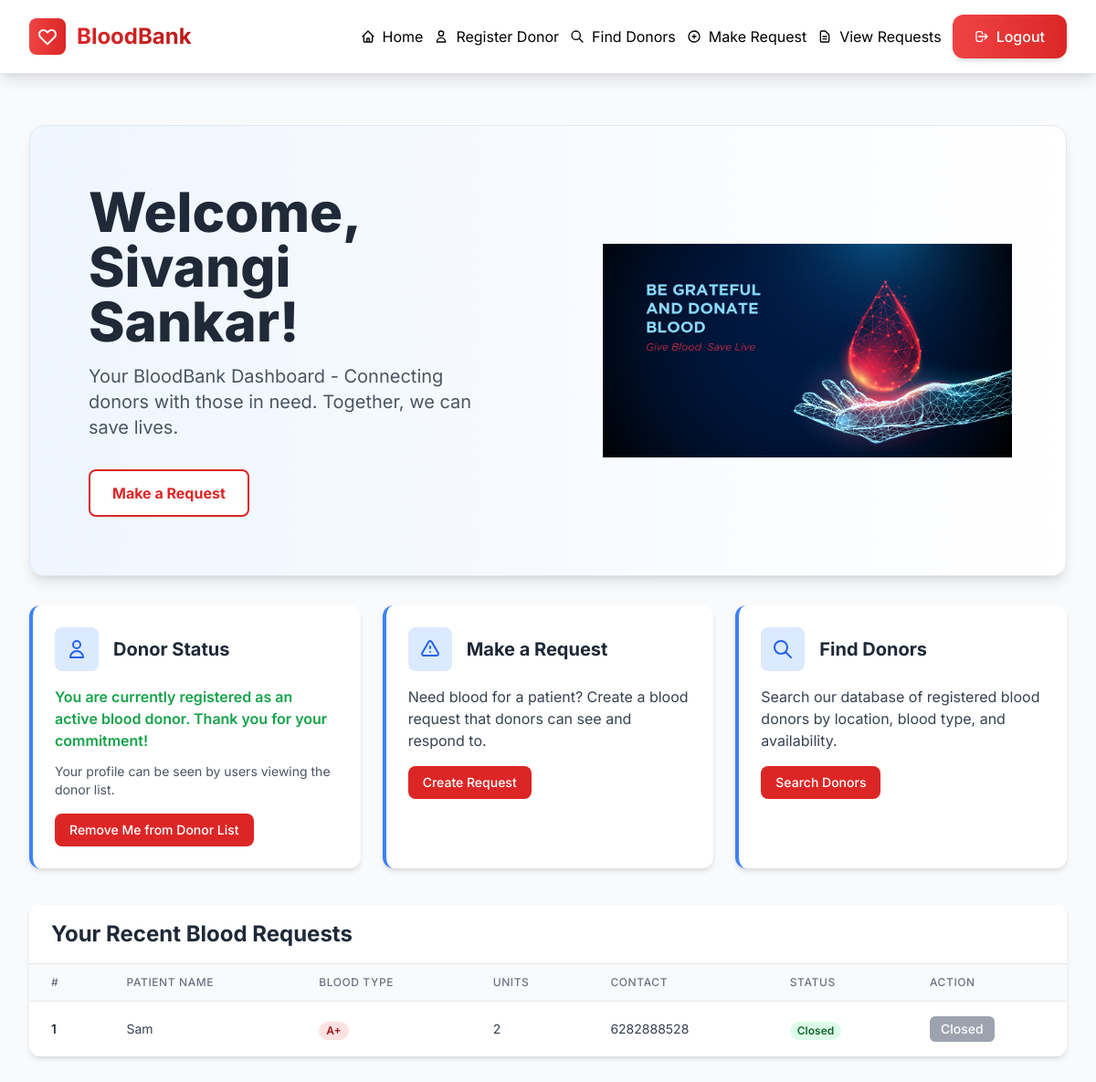
Page / (signed in) on the earlier database version.
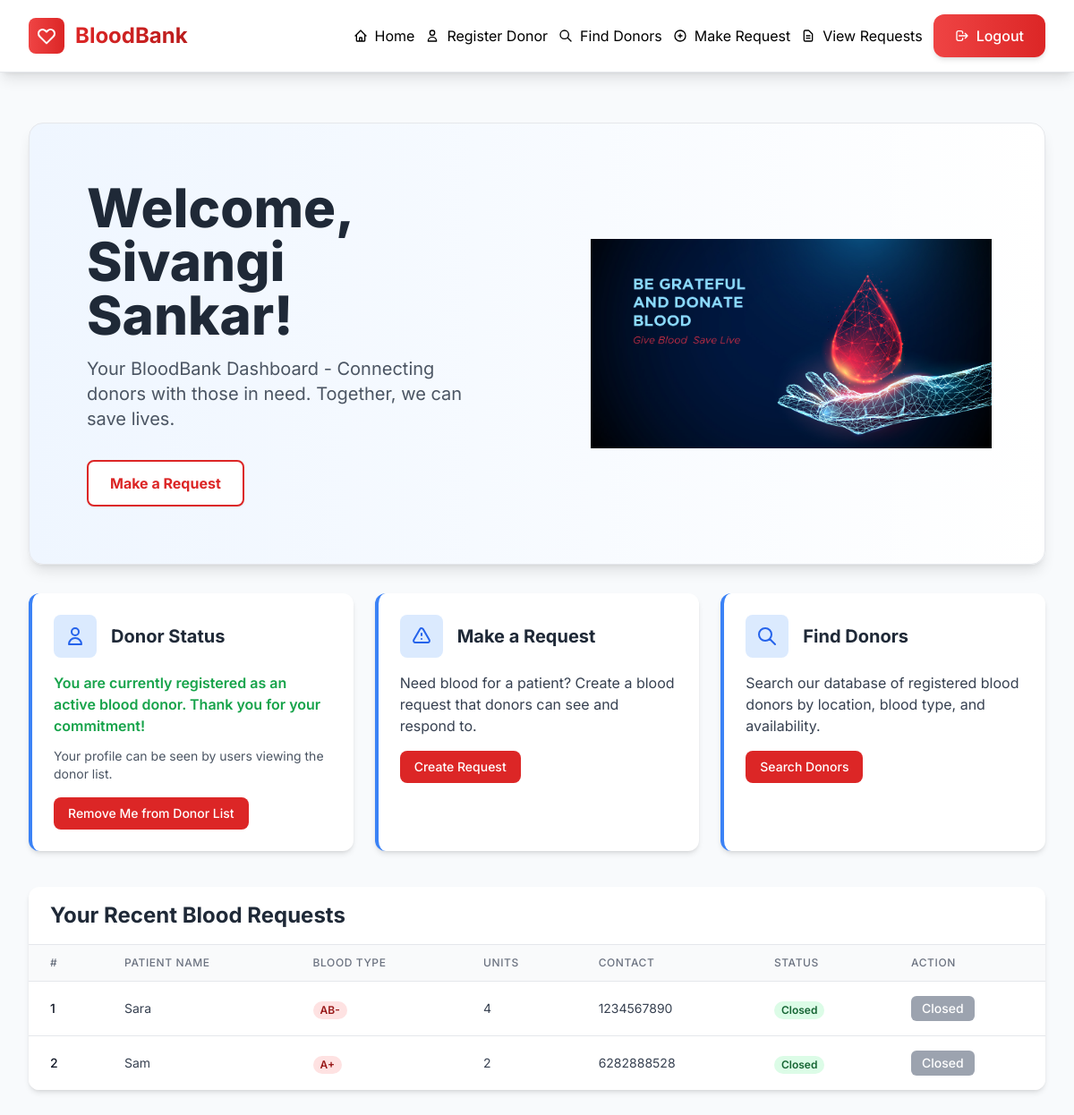
Same page on the later database version.
### website/models.py (models this page shows)
class User(db.Model, UserMixin):
    id = db.Column(db.Integer, primary_key=True)
    email = db.Column(db.String(150), unique=True)
    first_name = db.Column(db.String(150))
    password = db.Column(db.String(150))
    is_donor = db.Column(db.Boolean, default=False)
    requests = db.relationship('Request', backref='requester')
    donor_profile = db.relationship('Donor', backref='user', uselist=False)

class Request(db.Model):
    id = db.Column(db.Integer, primary_key=True)
    requester_id = db.Column(db.Integer, db.ForeignKey('user.id'))
    patient_name = db.Column(db.String(150))
    blood_type_needed = db.Column(db.String(10))
    units_needed = db.Column(db.Integer)
    contact_number = db.Column(db.String(15))
    status = db.Column(db.String(50), default='Pending')

### website/auth.py (the view)
@auth.route("/")
@login_required # FIX 1: ADDED - Ensures current_user is valid before access
def home():
    user_requests = Request.query.filter_by(requester_id=current_user.id).order_by(Request.id.desc()).all()
    is_donor = current_user.is_donor
    return render_template("home.html", user=current_user, user_requests=user_requests, is_donor=is_donor)

### website/__init__.py (called while the page is built)
def create_app():
  app = Flask(__name__ )
  app.config['SECRET_KEY'] = 'rahasyam'
  app.config['SQLALCHEMY_DATABASE_URI'] = f'sqlite:///{DB_NAME}'
  db.init_app(app)
  from .views import views
  from .auth import auth
  app.register_blueprint(views, url_prefix='/views')
  app.register_blueprint(auth, url_prefix='/')
  from .models import User, Donor, Request
  with app.app_context():
      db.create_all()
  login_manager = LoginManager()
  login_manager.login_view = 'auth.login'
  login_manager.init_app(app)
  @login_manager.user_loader
  def load_user(id):
      return User.query.get(int(id))
  return app

### website/templates/home.html (shortened to what this page needs)
{% extends "base.html" %}
{% block content %}
<div class="bg-gradient-to-r from-blue-50 to-white rounded-2xl shadow-lg overflow-hidden mb-8 border border-gray-200">
  <div class="flex flex-col md:flex-row items-center">
    <div class="md:w-1/2 p-8 md:p-12 lg:p-16">
      <h1 class="text-4xl md:text-5xl lg:text-6xl font-extrabold text-gray-800 mb-4">
        Welcome, {{ user.first_name }}!
      </h1>
      <p class="text-xl text-gray-600 mb-8 max-w-2xl">
        Your BloodBank Dashboard - Connecting donors with those in need. Together, we can save lives.
      </p>
      <div class="flex flex-wrap gap-4">
        <a href="/make_request" class="bg-white border-2 border-red-600 text-red-600 hover:bg-red-50 px-6 py-3 rounded-lg font-bold transition duration-300 shadow-sm">
          Make a Request
        </a>
      </div>
    </div>
    <div class="md:w-1/2 p-4 flex justify-center">
        <img src="{{ url_for('static', filename='Blood-Donation-1.jpg') }}" alt="Blood Donation Illustration" class="w-full h-auto max-w-md">
    </div>
  </div>
</div>
<div class="grid grid-cols-1 md:grid-cols-2 lg:grid-cols-3 gap-6 mb-10">
  <div class="bg-white rounded-xl shadow-md overflow-hidden border-l-4 border-blue-500">
    <div class="p-6">
      <div class="flex items-center mb-4">
        <div class="bg-blue-100 p-3 rounded-lg mr-4">
          <svg xmlns="http://www.w3.org/2000/svg" class="h-6 w-6 text-blue-600" fill="none" viewBox="0 0 24 24" stroke="currentColor">
            <path stroke-linecap="round" stroke-linejoin="round" stroke-width="2" d="M16 7a4 4 0 11-8 0 4 4 0 018 0zM12 14a7 7 0 00-7 7h14a7 7 0 00-7-7z" />
          </svg>
        </div>
        <h3 class="text-xl font-bold text-gray-800">Donor Status</h3>
      </div>
      {% if is_donor %}
      <p class="text-green-600 font-semibold mb-3">
        You are currently registered as an active blood donor. Thank you for your commitment!
      </p>
      <p class="text-gray-600 text-sm mb-4">Your profile can be seen by users viewing the donor list.</p>
      <form method="POST" action="{{ url_for('auth.remove_donor') }}" onsubmit="return confirm('Are you sure you want to remove yourself from the donor list? This cannot be undone.');">
        <button type="submit" class="bg-red-600 hover:bg-red-700 text-white px-4 py-2 rounded-lg font-medium transition duration-300 text-sm">
          Remove Me from Donor List
        </button>
      </form>
      {% endif %}
    </div>
  </div>
  <div class="bg-white rounded-xl shadow-md overflow-hidden border-l-4 border-blue-500">
    <div class="p-6">
      <div class="flex items-center mb-4">
        <div class="bg-blue-100 p-3 rounded-lg mr-4">
        </div>
        <h3 class="text-xl font-bold text-gray-800">Make a Request</h3>
      </div>
      <p class="text-gray-700 mb-4">
        Need blood for a patient? Create a blood request that donors can see and respond to.
      </p>
      <a href="/make_request" class="bg-red-600 hover:bg-red-700 text-white px-4 py-2 rounded-lg font-medium transition duration-300 text-sm inline-block">
        Create Request
      </a>
    </div>
  </div>
  <div class="bg-white rounded-xl shadow-md overflow-hidden border-l-4 border-blue-500">
    <div class="p-6">
      <div class="flex items-center mb-4">
        <div class="bg-blue-100 p-3 rounded-lg mr-4">
          <svg xmlns="http://www.w3.org/2000/svg" class="h-6 w-6 text-blue-600" fill="none" viewBox="0 0 24 24" stroke="currentColor">
            <path stroke-linecap="round" stroke-linejoin="round" stroke-width="2" d="M21 21l-6-6m2-5a7 7 0 11-14 0 7 7 0 0114 0z" />
          </svg>
        </div>
        <h3 class="text-xl font-bold text-gray-800">Find Donors</h3>
      </div>
      <p class="text-gray-700 mb-4">
        Search our database of registered blood donors by location, blood type, and availability.
      </p>
      <a href="/filter_donors" class="bg-red-600 hover:bg-red-700 text-white px-4 py-2 rounded-lg font-medium transition duration-300 text-sm inline-block">
        Search Donors
      </a>
    </div>
  </div>
</div>
<div class="bg-white rounded-xl shadow-md overflow-hidden">
  <div class="border-b border-gray-200 px-6 py-4">
    <h2 class="text-2xl font-bold text-gray-800">Your Recent Blood Requests</h2>
  </div>
  {% if user_requests %}
  <div class="overflow-x-auto">
    <table class="min-w-full divide-y divide-gray-200">
      <thead class="bg-gray-50">
        <tr>
          <th scope="col" class="px-6 py-3 text-left text-xs font-medium text-gray-500 uppercase tracking-wider">#</th>
          <th scope="col" class="px-6 py-3 text-left text-xs font-medium text-gray-500 uppercase tracking-wider">Patient Name</th>
          <th scope="col" class="px-6 py-3 text-left text-xs font-medium text-gray-500 uppercase tracking-wider">Blood Type</th>
          <th scope="col" class="px-6 py-3 text-left text-xs font-medium text-gray-500 uppercase tracking-wider">Units</th>
          <th scope="col" class="px-6 py-3 text-left text-xs font-medium text-gray-500 uppercase tracking-wider">Contact</th>
          <th scope="col" class="px-6 py-3 text-left text-xs font-medium text-gray-500 uppercase tracking-wider">Status</th>
          <th scope="col" class="px-6 py-3 text-left text-xs font-medium text-gray-500 uppercase tracking-wider">Action</th>
        </tr>
      </thead>
      <tbody class="bg-white divide-y divide-gray-200">
        {% for req in user_requests %}
        <tr class="hover:bg-gray-50 transition duration-150">
          <td class="px-6 py-4 whitespace-nowrap text-sm font-medium text-gray-900">{{ loop.index }}</td>
          <td class="px-6 py-4 whitespace-nowrap text-sm text-gray-700">{{ req.patient_name }}</td>
          <td class="px-6 py-4 whitespace-nowrap">
            <span class="px-2 inline-flex text-xs leading-5 font-semibold rounded-full bg-red-100 text-red-800">
              {{ req.blood_type_needed }}
            </span>
          </td>
          <td class="px-6 py-4 whitespace-nowrap text-sm text-gray-700">{{ req.units_needed }}</td>
          <td class="px-6 py-4 whitespace-nowrap text-sm text-gray-700">{{ req.contact_number }}</td>
          <td class="px-6 py-4 whitespace-nowrap">
            {% if req.status == 'Pending' %}
              <span class="px-2 inline-flex text-xs leading-5 font-semibold rounded-full bg-yellow-100 text-yellow-800">
                {{ req.status }}
              </span>
            {% else %}
              <span class="px-2 inline-flex text-xs leading-5 font-semibold rounded-full bg-green-100 text-green-800">
                {{ req.status }}
              </span>
            {% endif %}
          </td>
          <td class="px-6 py-4 whitespace-nowrap text-sm font-medium">
            {% if req.status == 'Pending' %}
            <form method="POST" action="{{ url_for('auth.close_request', request_id=req.id) }}" class="inline" onsubmit="return confirm('Marking this as Closed means the need has been fulfilled. Are you sure?');">
              <button type="submit" class="bg-green-600 hover:bg-green-700 text-white px-3 py-1 rounded-md text-sm font-medium transition duration-300">
                Fulfill/Close
              </button>
            </form>
            {% else %}
            <button class="bg-gray-400 text-white px-3 py-1 rounded-md text-sm font-medium cursor-not-allowed" disabled>
              Closed
            </button>
            {% endif %}
          </td>
        </tr>
        {% endfor %}
      </tbody>
    </table>
  </div>
  {% endif %}
</div>
{% endblock %}

### website/templates/base.html (shortened to what this page needs)
<!Doctype html>
<html lang="en">
    <head>
      <script src="https://cdn.tailwindcss.com"></script>
    </head>
    <body>
      <nav class="bg-white shadow-lg border-b border-gray-200">
        <div class="max-w-7xl mx-auto px-4 sm:px-6 lg:px-8">
            <div class="flex justify-between items-center h-20">
                <div class="flex items-center space-x-3">
                    <div class="bg-gradient-to-r from-red-500 to-red-600 p-2 rounded-lg">
                    </div>
                    <a class="text-2xl font-bold bg-gradient-to-r from-red-600 to-red-700 bg-clip-text text-transparent hover:from-red-700 hover:to-red-800 transition duration-300" href="/">
                    </a>
                </div>
                <div class="hidden lg:flex items-center space-x-3">
                  {%if user.is_authenticated %}
                    <a class="nav-link-theme {% if request.path == '/' %}nav-link-active{% endif %}" href="/">
                      <span class="flex items-center">
                        Home
                      </span>
                    </a>
                    <a class="nav-link-theme {% if request.path == '/register_donor' %}nav-link-active{% endif %}" href="/register_donor">
                      <span class="flex items-center">
                        <svg xmlns="http://www.w3.org/2000/svg" class="h-4 w-4 mr-2" fill="none" viewBox="0 0 24 24" stroke="currentColor">
                          <path stroke-linecap="round" stroke-linejoin="round" stroke-width="2" d="M16 7a4 4 0 11-8 0 4 4 0 018 0zM12 14a7 7 0 00-7 7h14a7 7 0 00-7-7z" />
                        </svg>
                        Register Donor
                      </span>
                    </a>
                    <a class="nav-link-theme {% if request.path == '/filter_donors' %}nav-link-active{% endif %}" href="/filter_donors">
                      <span class="flex items-center">
                        <svg xmlns="http://www.w3.org/2000/svg" class="h-4 w-4 mr-2" fill="none" viewBox="0 0 24 24" stroke="currentColor">
                          <path stroke-linecap="round" stroke-linejoin="round" stroke-width="2" d="M21 21l-6-6m2-5a7 7 0 11-14 0 7 7 0 0114 0z" />
                        </svg>
                        Find Donors
                      </span>
                    </a>
                    <a class="nav-link-theme {% if request.path == '/make_request' %}nav-link-active{% endif %}" href="/make_request">
                      <span class="flex items-center">
                        <svg xmlns="http://www.w3.org/2000/svg" class="h-4 w-4 mr-2" fill="none" viewBox="0 0 24 24" stroke="currentColor">
                          <path stroke-linecap="round" stroke-linejoin="round" stroke-width="2" d="M12 9v3m0 0v3m0-3h3m-3 0H9m12 0a9 9 0 11-18 0 9 9 0 0118 0z" />
                        </svg>
                        Make Request
                      </span>
                    </a>
                    <a class="nav-link-theme {% if request.path == '/view_requests' %}nav-link-active{% endif %}" href="/view_requests">
                      <span class="flex items-center">
                        <svg xmlns="http://www.w3.org/2000/svg" class="h-4 w-4 mr-2" fill="none" viewBox="0 0 24 24" stroke="currentColor">
                          <path stroke-linecap="round" stroke-linejoin="round" stroke-width="2" d="M9 12h6m-6 4h6m2 5H7a2 2 0 01-2-2V5a2 2 0 012-2h5.586a1 1 0 01.707.293l5.414 5.414a1 1 0 01.293.707V19a2 2 0 01-2 2z" />
                        </svg>
                        View Requests
                      </span>
                    </a>
                    <a class="ml-2 bg-gradient-to-r from-red-500 to-red-600 hover:from-red-600 hover:to-red-700 text-white px-6 py-3 rounded-xl transition-all duration-300 font-medium shadow-md hover:shadow-lg transform hover:-translate-y-0.5 flex items-center" href="/logout">
                      <svg xmlns="http://www.w3.org/2000/svg" class="h-4 w-4 mr-2" fill="none" viewBox="0 0 24 24" stroke="currentColor">
                        <path stroke-linecap="round" stroke-linejoin="round" stroke-width="2" d="M17 16l4-4m0 0l-4-4m4 4H7m6 4v1a3 3 0 01-3 3H6a3 3 0 01-3-3V7a3 3 0 013-3h4a3 3 0 013 3v1" />
                      </svg>
                      Logout
                    </a>
                  {% endif %}
                </div>
            </div>
        </div>
      </nav>
    <div class="max-w-7xl mx-auto px-4 sm:px-6 lg:px-8 py-8">
      {% block content %}
      {% endblock %}
    </div>
    </body>
</html>

### website/templates/base.html (style rules this page uses)
body { font-family: 'Inter', sans-serif; background-color: #f8fafc; }
.nav-link-theme { @apply text-gray-600 hover:text-blue-600 hover:bg-blue-50 px-5 py-3 rounded-xl transition-all duration-300 font-medium whitespace-nowrap transform hover:-translate-y-0.5; }
.nav-link-active { @apply text-blue-600 bg-blue-50 font-semibold border border-blue-200 shadow-sm; }

Differences in the rows shown:
added Request: patient_name "Sara", blood_type_needed "AB-", units_needed "4", contact_number "1234567890", status "Closed"
